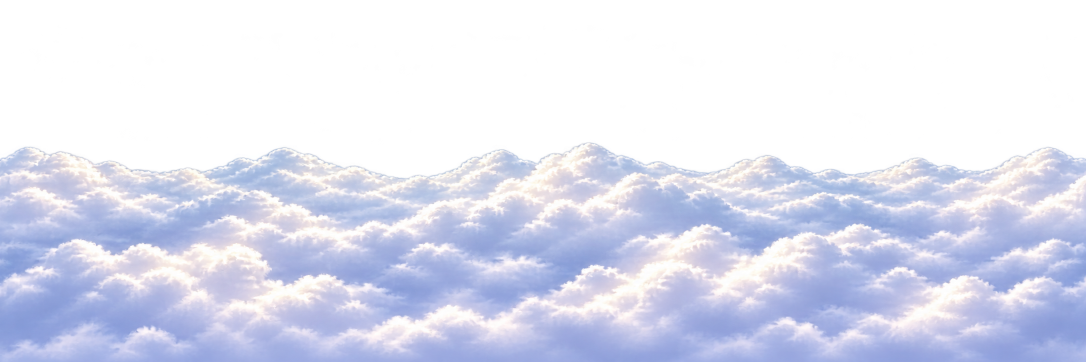
#> input picture assets/generated/tile-originals/tile-cloudsea.png, 2172 x 724 px (shown at 1/2 size); its folder holds 4 pictures in this run
$ python make-background-tiles.py
#> lines starting #> are read from the running program, lines starting #| are printed output that depends on the picture; after the words box and inside, x2 and y2 are one past the last pixel; in counts of white or black regions, pixels touching at a corner belong together
"""Build horizontally repeating tiles from preserved originals (Pillow, NumPy)."""
from pathlib import Path
import numpy as np
from PIL import Image

ROOT = Path(__file__).resolve().parents[1] / 'assets/generated'
SIZES = {'cloudsea': (2048, 512), 'aurora': (2048, 768),
         'stars': (2048, 1024), 'water': (2048, 512)}

for name, size in SIZES.items():
    src = Image.open(ROOT / 'tile-originals' / f'tile-{name}.png').convert('RGBA')
#> src is the input picture: PIL image 2172x724 RGBA; mean R, G, B, A 113.9, 116.8, 133.1, 138.8
    pixels = np.asarray(src, dtype=np.float64) / 255
    # Blend premultiplied colors, so transparent cloud edges retain their color.
    pixels[..., :3] *= pixels[..., 3:4]
    if name == 'water':
        # The generated source also contains a narrow discontinuity at its center.
        center, radius = src.width // 2, 24
        u = np.linspace(0, 1, radius * 2)[None, :, None]
        u = u * u * (3 - 2 * u)
        pixels[:, center-radius:center+radius] = (
            pixels[:, center-radius:center-radius+1] * (1-u)
            + pixels[:, center+radius-1:center+radius] * u)
    overlap = round(src.width * .125)
#> overlap = 272
    t = np.linspace(0, 1, overlap)[None, :, None]
#> t = 272 values from 0 to 1
    t = t * t * t * (t * (t * 6 - 15) + 10)  # zero slope at both ends
    join = pixels[:, -overlap:] * (1 - t) + pixels[:, :overlap] * t
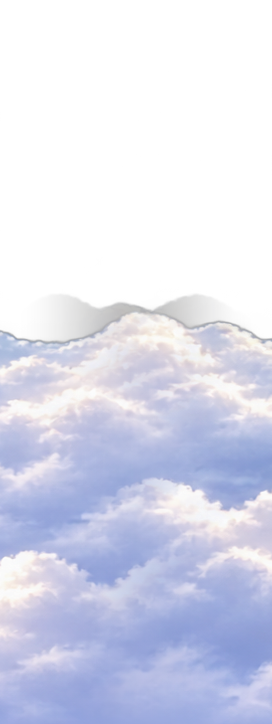
#> join: shape (724, 272, 4) float64; mean R, G, B, A 0.412, 0.423, 0.488, 0.542; transparent parts drawn white
    tile = np.concatenate((pixels[:, overlap:-overlap], join), axis=1)
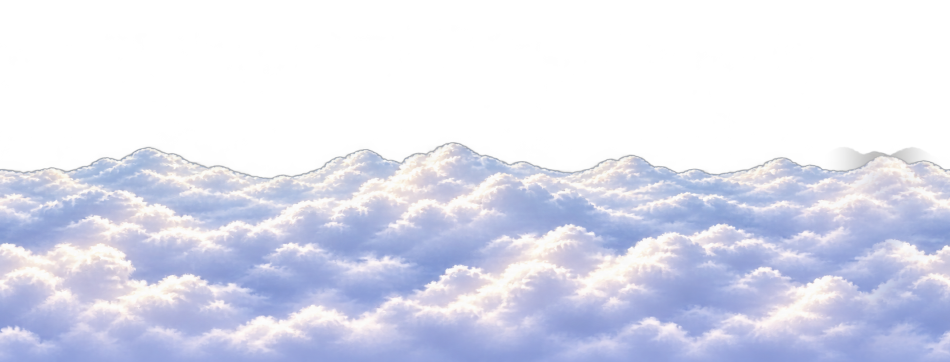
#> tile: shape (724, 1900, 4) float64 (shown at 1/2 size); mean R, G, B, A 0.419, 0.429, 0.489, 0.541; transparent parts drawn white
    alpha = tile[..., 3:4]
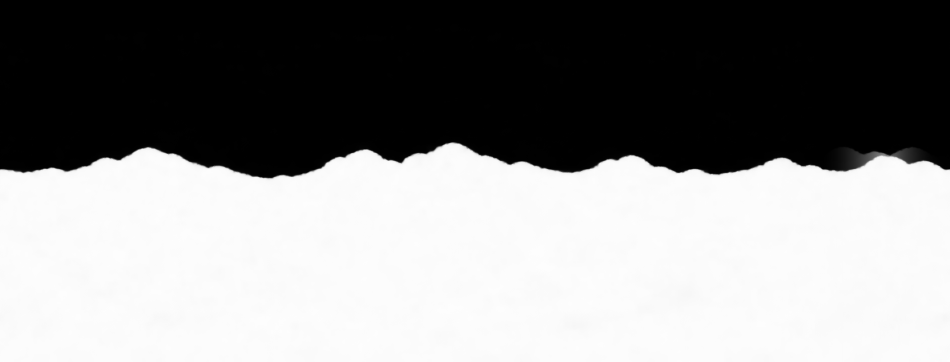
#> alpha: shape (724, 1900, 1) float64 (shown at 1/2 size); min 0, max 0.992, mean 0.541
    tile[..., :3] = np.divide(tile[..., :3], alpha,
                              out=np.zeros_like(tile[..., :3]), where=alpha > 0)
    image = Image.fromarray(np.uint8(np.clip(tile * 255, 0, 255).round()), 'RGBA')
    image = image.resize(size, Image.Resampling.LANCZOS)
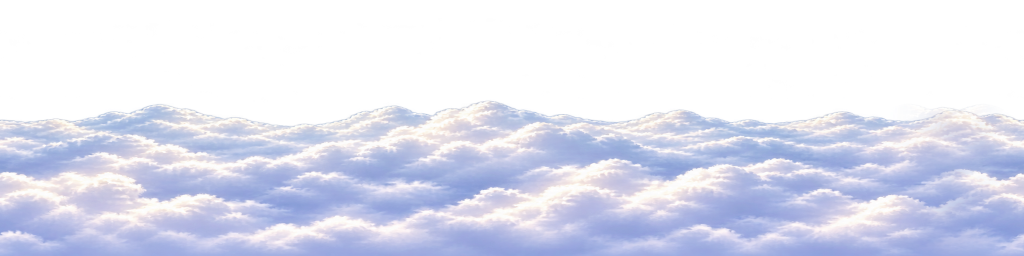
#> image: PIL image 2048x512 RGBA (shown at 1/2 size); mean R, G, B, A 114.3, 117, 132.5, 138; transparent parts drawn white
    out = np.array(image)
    # Make endpoint equality explicit after resampling, including cloud alpha.
    edge = ((out[:, 0].astype(np.uint16) + out[:, -1].astype(np.uint16)) / 2).round().astype(np.uint8)
#> edge = 512 rows, first 6: [0, 0, 0, 0], [0, 0, 0, 0], [0, 0, 0, 0], [0, 0, 0, 0], [0, 0, 0, 0], [0, 0, 0, 0]
    out[:, 0] = out[:, -1] = edge
#> out: shape (512, 2048, 4); 0.04% of pixels changed, all inside (x1, y1, x2, y2) = (0, 61, 2048, 512)
    if name == 'aurora':
        # Remove almost-black haze without cutting off colored light.
        rgb = out[..., :3]
        out[..., :3] = np.clip((rgb.astype(float) - 3) * 255 / 252, 0, 255).round().astype(np.uint8)
    result = Image.fromarray(out, 'RGBA')
    if name != 'cloudsea':
        result = result.convert('RGB')
    result.save(ROOT / f'tile-{name}.png')
    assert np.array_equal(np.asarray(result)[:, 0], np.asarray(result)[:, -1])
    print(name, result.size, result.mode, 'matching horizontal edges')
#| cloudsea (2048, 512) RGBA matching horizontal edges
#> pass 2 of the loop `for name, size in SIZES.items():`:
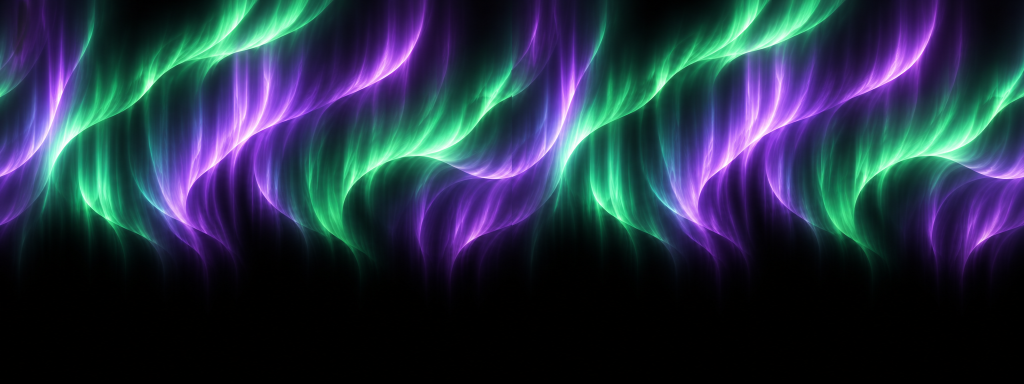
#> input picture assets/generated/tile-originals/tile-aurora.png, 2048 x 768 px (shown at 1/2 size)
#> src: PIL image 2048x768 RGBA
#> join: shape (768, 256, 4) float64
#> `tile = np.concatenate((pixels[:, overlap:-overlap], join), axis=1)`:
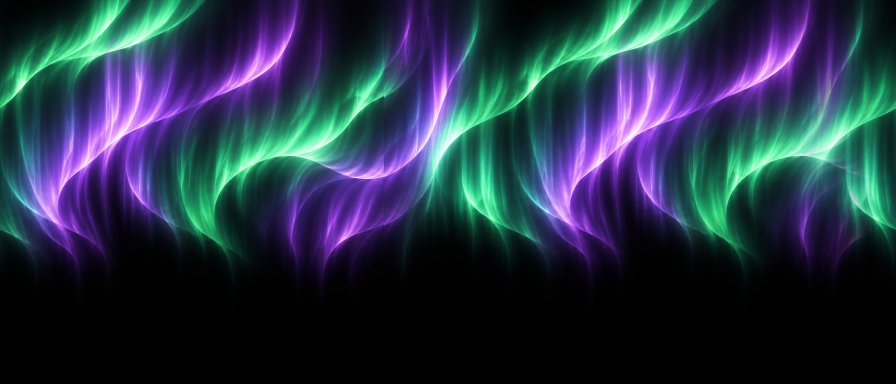
#> tile: shape (768, 1792, 4) float64 (shown at 1/2 size); mean R, G, B, A 0.147, 0.2, 0.271, 1
#> alpha: shape (768, 1792, 1) float64; every value is 1
#> `image = image.resize(size, Image.Resampling.LANCZOS)`:
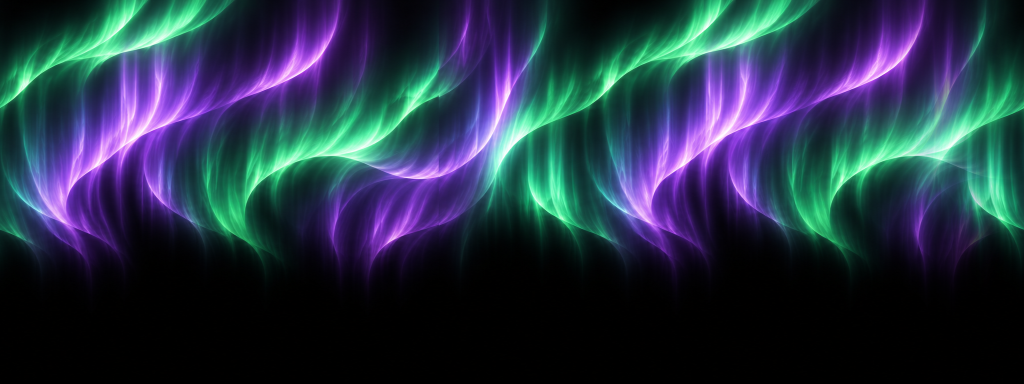
#> image: PIL image 2048x768 RGBA (shown at 1/2 size); mean R, G, B, A 37.4, 50.9, 69.1, 255
#> edge = 768 rows, first 6: [2, 4, 4, 255], [2, 4, 5, 255], [3, 5, 5, 255], [3, 4, 5, 255], [2, 4, 5, 255], [2, 4, 5, 255]
#| aurora (2048, 768) RGB matching horizontal edges
#> pass 3 of the loop `for name, size in SIZES.items():`:
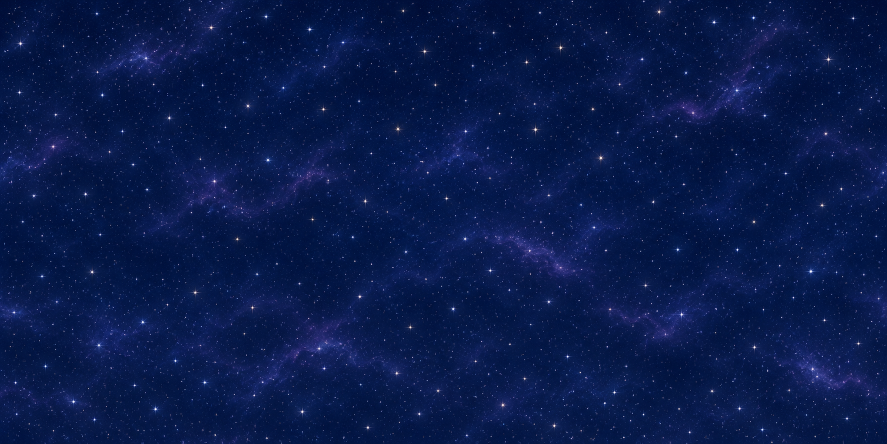
#> input picture assets/generated/tile-originals/tile-stars.png, 1774 x 887 px (shown at 1/2 size)
#> src: PIL image 1774x887 RGBA
#> join: shape (887, 222, 4) float64
#> `tile = np.concatenate((pixels[:, overlap:-overlap], join), axis=1)`:
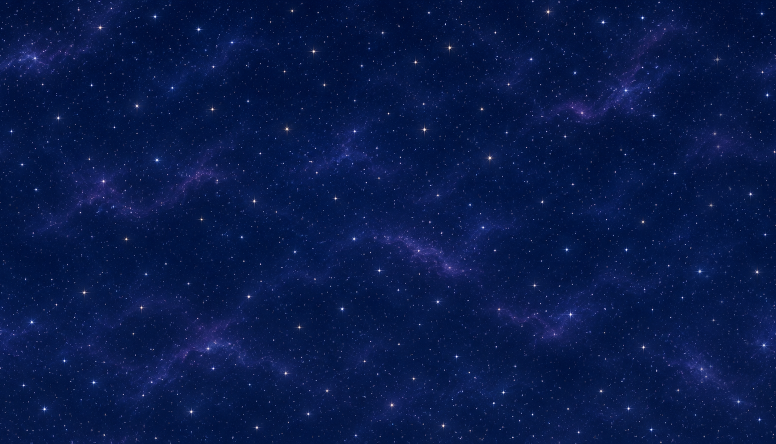
#> tile: shape (887, 1552, 4) float64 (shown at 1/2 size); mean R, G, B, A 0.0323, 0.102, 0.296, 1
#> alpha: shape (887, 1552, 1) float64; every value is 1
#> `image = image.resize(size, Image.Resampling.LANCZOS)`:
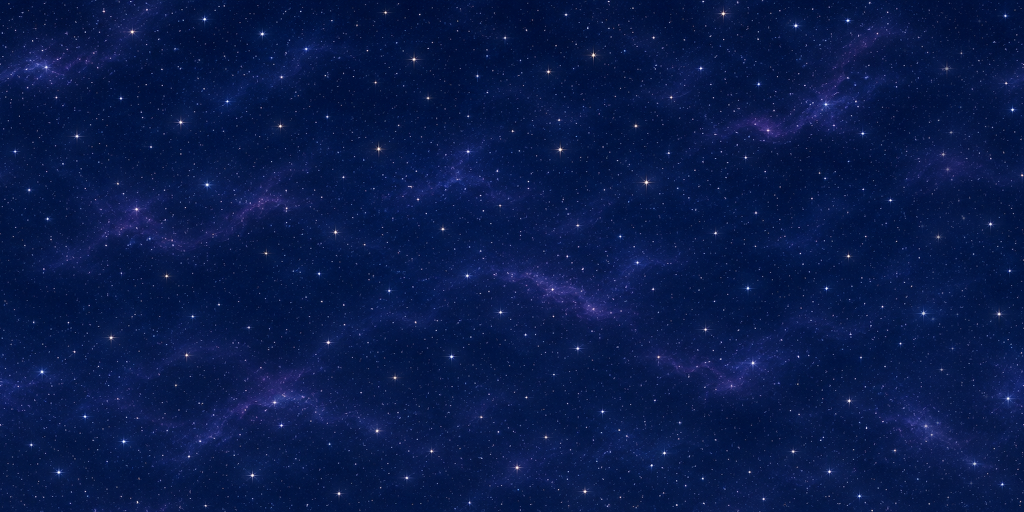
#> image: PIL image 2048x1024 RGBA (shown at 1/2 size); mean R, G, B, A 8.3, 26, 75.4, 255
#> edge = 1024 rows, first 6: [0, 17, 58, 255], [0, 16, 60, 255], [1, 18, 62, 255], [1, 18, 62, 255], [1, 18, 62, 255], [2, 18, 64, 255]
#> result: PIL image 2048x1024 RGB
#| stars (2048, 1024) RGB matching horizontal edges
#> the loop made 4 passes; the first 3 are shown
